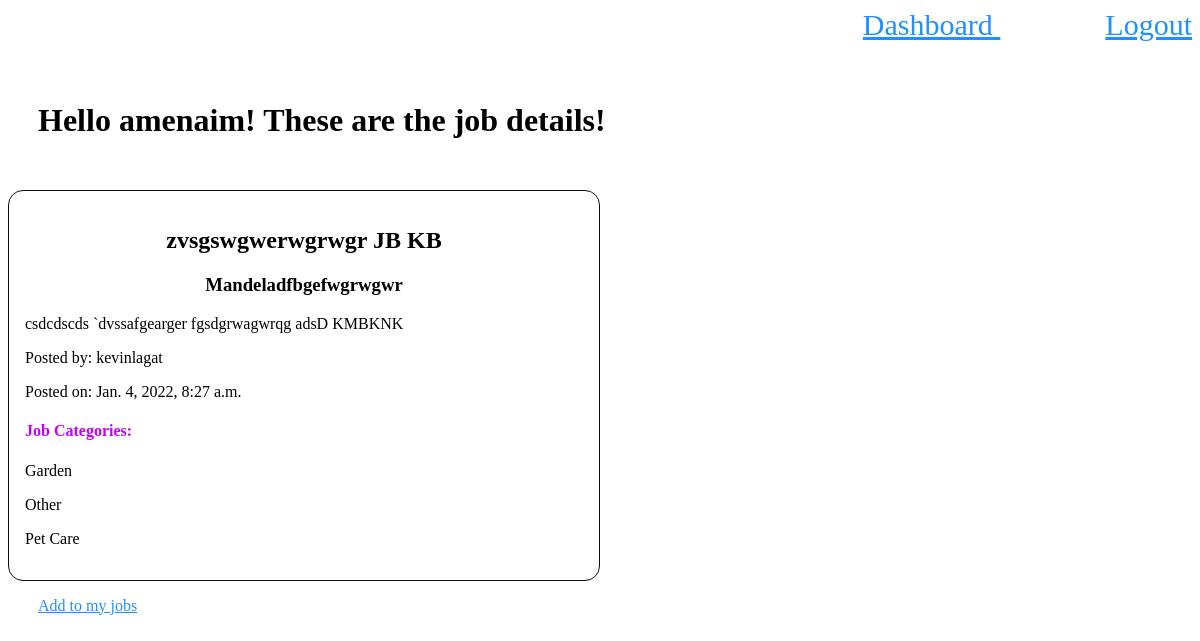
Screenshot of /Job/kevinlagat-zvsgs/ (signed in) with the database file from the repository.
### Users/models.py (models this page shows, shortened)
class Users(AbstractBaseUser):
    firstName           = models.CharField(verbose_name = "firstName",max_length = 30)
    lastName            = models.CharField(verbose_name = "lastName",max_length = 30)
    email               = models.EmailField(verbose_name = "email",max_length = 60, unique=True)
    username            = models.CharField(verbose_name = "username",max_length=30, unique=True)
    password1           = models.CharField(max_length = 64)
    password2           = models.CharField(max_length = 64)
    date_joined         = models.DateTimeField(verbose_name='date joined',auto_now_add=True)
    last_login          = models.DateTimeField(verbose_name='last login',auto_now_add=True)
    is_admin            = models.BooleanField(default=False)
    is_active           = models.BooleanField(default=True)
    is_staff            = models.BooleanField(default=False)
    is_superuser        = models.BooleanField(default=False)
    USERNAME_FIELD = 'email'
    REQUIRED_FIELDS = ['username','firstName','lastName']
    objects = MyUsersManager()

### Job/models.py (models this page shows, shortened)
class Job(models.Model):
    jobTitle               = models.CharField(max_length = 60, null=False, blank=False, unique=True, error_messages={'unique':"There is a job under the same title"})
    jobDescribtion         = models.TextField()
    jobLocation            = models.CharField(max_length = 60, null=False, blank=False)
    isAdded                = models.BooleanField(default = False)
    user                   = models.ForeignKey(settings.AUTH_USER_MODEL, on_delete=models.CASCADE) #Just like refering to my user model which has been idintified before in settings, on_delete=models.CASCADE -> to remove everything related to it but not the user
    slug                   = models.SlugField(blank=True,unique=True) #just like url
    posted_on              = models.DateTimeField(auto_now_add=True, verbose_name="date published")
    jobCategory            = models.ManyToManyField(to='Job.Category', related_name='jobs_related')

class Category(models.Model):
    name = models.CharField(max_length = 20, choices=choice_list) #, error_messages={'unique':"There is a job under the same title"}
    is_checked = models.BooleanField(default=False)
    class Meta:
        verbose_name_plural = 'Categories'

### Job/views.py (the view)
# urls.py: path('<slug>/', detail_job_view, name="ViewJob"),
def detail_job_view(request, slug):
    context = {}
    job = get_object_or_404(Job,slug=slug)
    context['job'] = job
    return render(request,"ViewJob.html", context)

### Templates/ViewJob.html
{% load static %}
<head>
    <link rel="stylesheet" type="text/css" href="{% static 'css/ViewJob.css' %}"/>
  </head>
  {% block content %}
    <div class="ButtonsContainer">
      <p><a href="{% url 'Dashboard' %}"> Dashboard </a> &nbsp;  &nbsp;  &nbsp;  &nbsp;  &nbsp;  &nbsp;  &nbsp;   <a href="{% url 'Logout' %}">Logout</a></p>
    </div>
    {% if request.user.is_authenticated %}
      <h1> Hello {{user.username}}! These are the job details! </h1>
      <div class="container">
        <h2>{{job.jobTitle}}</h2>
        <h3>{{job.jobLocation}}</h3>
        <p>{{job.jobDescribtion|safe}}</p>
        <p>Posted by: {{job.user.username}}</p>
        <p>Posted on: {{job.posted_on}}</p>
        <h4 style="color: rgb(195, 0, 255);">Job Categories: </h4>
        {% for category in job.jobCategory.all %}
           <p class="AddJob_form" name="jobCategory" id="jobCategory" value="{{category.name}}"> <label for="category.name"> {{category.name}}</label></p>
        {% endfor %}
      </div>
      <div class="AddToJobs">
        <p> <a href="{% url 'Job:AddToMyJobs' job.slug %}">Add to my jobs</a> </p>
      </div>
    {% endif %}
  {% endblock content %}

### static/css/ViewJob.css (style rules this page uses)
* { box-sizing: border-box }
.container { box-sizing: border-box; width: 50%; padding: 16px; border-style: solid; border-width: thin; border-radius: 15px; border-color: rgb(14, 13, 13); }
.ButtonsContainer { text-align: right; font-size: 30px; }
h1 { padding: 30px; }
a { color: dodgerblue; }
.AddToJobs { padding-left: 30px; }
h2, h3 { text-align: center; }

### rows the page displays
Users: username "amenaim"
Job: jobTitle "zvsgswgwerwgrwgr JB KB", jobLocation "Mandeladfbgefwgrwgwr", jobDescribtion "csdcdscds `dvssafgearger fgsdgrwagwrqg adsD KMBKNK", user.username "kevinlagat", posted_on "Jan. 4, 2022, 8:27 a.m."
Category: name "Garden"
Category: name "Other"
Category: name "Pet Care"
